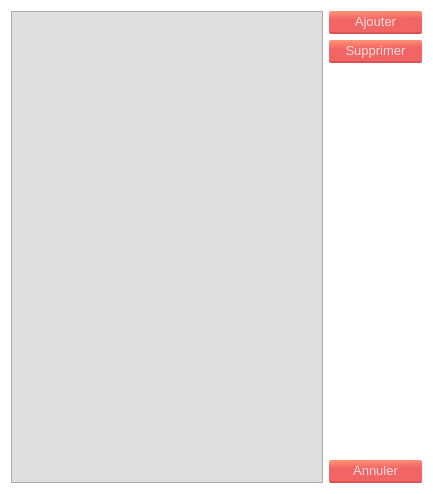
<?xml version="1.0" encoding="UTF-8"?>
<ui version="4.0">
 <class>Form</class>
 <widget class="QWidget" name="Form">
  <property name="geometry">
   <rect>
    <x>0</x>
    <y>0</y>
    <width>433</width>
    <height>494</height>
   </rect>
  </property>
  <property name="windowTitle">
   <string>Liste des services</string>
  </property>
  <property name="styleSheet">
   <string notr="true">*{
	font: 10pt;
}
#Form{
	
	background-color: rgb(255, 255, 255);
	font: 10pt;
}

.QPushButton{
	border-radius: 2;
	background-color: qlineargradient(spread:pad, x1:0.548, y1:1, x2:0.469455, y2:0, stop:0.627119 rgba(242, 101, 101, 255), stop:1 rgba(255, 146, 117, 255));
	border-bottom: 2px solid;
	border-bottom-color:rgb(221, 83, 83);
	padding: 3px 16px;
	color:rgb(255, 221, 221);	
	font: 10pt;
}
.QPushButton:pressed{
	background-color: rgb(220, 91, 91);
	border-bottom-color: rgb(194, 73, 73);
}

.QLineEdit{
	border-radius: 2;
	border-bottom: 2px solid rgb(166, 166, 166);
	font: 10pt;
	padding: 3px 6px;
	
	background-color:rgb(222, 222, 222);
}

.QComboBox{
	border-radius: 2;
	background-color:rgb(222, 222, 222);
	border: none;
	padding: 3px 6px;
	border-bottom: 2px solid rgb(166, 166, 166);
}
.QComboBox::drop-down{
	 subcontrol-origin: padding;
    subcontrol-position: top right;
	
	border-left-width: 1px;
    border-left-color: darkgray;
    border-left-style: solid;
}
QComboBox:!editable:on, QComboBox::drop-down:editable:on {
    background: qlineargradient(x1: 0, y1: 0, x2: 0, y2: 1,
                                stop: 0 #D3D3D3, stop: 0.4 #D8D8D8,
                                stop: 0.5 #DDDDDD, stop: 1.0 #E1E1E1);
}
QTableWidget{
	background-color:rgb(222, 222, 222);
}</string>
  </property>
  <layout class="QGridLayout" name="gridLayout">
   <item row="1" column="2">
    <widget class="QPushButton" name="supprimer_button">
     <property name="maximumSize">
      <size>
       <width>100</width>
       <height>16777215</height>
      </size>
     </property>
     <property name="text">
      <string>Supprimer</string>
     </property>
    </widget>
   </item>
   <item row="2" column="2">
    <spacer name="verticalSpacer">
     <property name="orientation">
      <enum>Qt::Vertical</enum>
     </property>
     <property name="sizeHint" stdset="0">
      <size>
       <width>20</width>
       <height>383</height>
      </size>
     </property>
    </spacer>
   </item>
   <item row="0" column="2">
    <widget class="QPushButton" name="ajouter_button">
     <property name="maximumSize">
      <size>
       <width>100</width>
       <height>16777215</height>
      </size>
     </property>
     <property name="text">
      <string>Ajouter</string>
     </property>
    </widget>
   </item>
   <item row="3" column="2">
    <widget class="QPushButton" name="annuler">
     <property name="maximumSize">
      <size>
       <width>100</width>
       <height>16777215</height>
      </size>
     </property>
     <property name="text">
      <string>Annuler</string>
     </property>
    </widget>
   </item>
   <item row="0" column="0" rowspan="4">
    <widget class="QTableWidget" name="tableWidget">
     <property name="sizeAdjustPolicy">
      <enum>QAbstractScrollArea::AdjustToContents</enum>
     </property>
     <property name="editTriggers">
      <set>QAbstractItemView::NoEditTriggers</set>
     </property>
     <property name="selectionMode">
      <enum>QAbstractItemView::MultiSelection</enum>
     </property>
     <property name="selectionBehavior">
      <enum>QAbstractItemView::SelectRows</enum>
     </property>
     <attribute name="horizontalHeaderDefaultSectionSize">
      <number>200</number>
     </attribute>
     <attribute name="verticalHeaderVisible">
      <bool>true</bool>
     </attribute>
    </widget>
   </item>
  </layout>
 </widget>
 <resources/>
 <connections>
  <connection>
   <sender>annuler</sender>
   <signal>clicked()</signal>
   <receiver>Form</receiver>
   <slot>close()</slot>
   <hints>
    <hint type="sourcelabel">
     <x>546</x>
     <y>428</y>
    </hint>
    <hint type="destinationlabel">
     <x>503</x>
     <y>0</y>
    </hint>
   </hints>
  </connection>
 </connections>
</ui>
